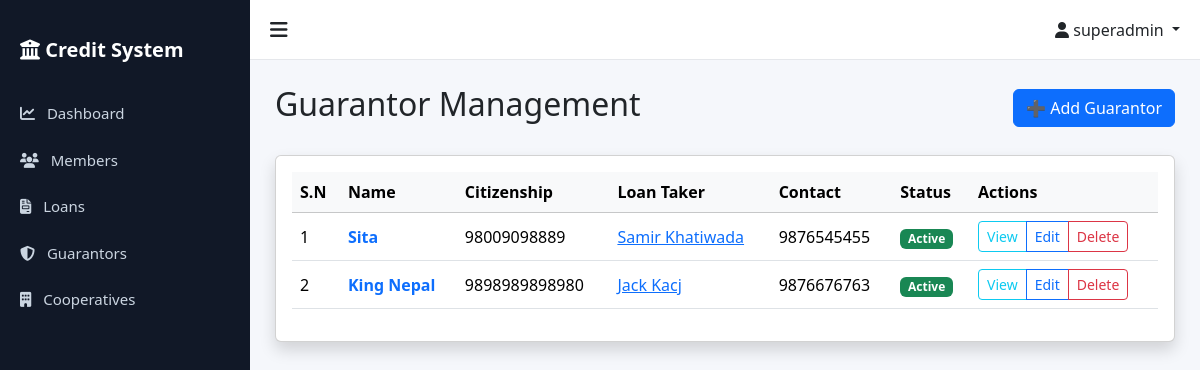
The page /loans/guarantors/ (signed in) on the database its author committed.
### accounts/models.py (models this page shows, shortened)
class User(AbstractUser):
    ROLE_CHOICES = (
        ('superadmin', 'Super Admin'),
        ('admin', 'Admin'),
        ('staff', 'Staff'),
    )
    role = models.CharField(max_length=20, choices=ROLE_CHOICES, default='staff')
    cooperative = models.ForeignKey(
        'cooperatives.Cooperative',
        on_delete=models.SET_NULL,
        null=True,
        blank=True,
        related_name='users',
        help_text="Null for Super Admin users"
    )
    class Meta:
        ordering = ['-date_joined']
        indexes = [
            models.Index(fields=['role']),
            models.Index(fields=['cooperative']),
        ]
    def is_superadmin(self):
        return self.role == 'superadmin'
    def is_admin(self):
        return self.role == 'admin'
    def is_staff_user(self):
        return self.role == 'staff'

### loans/models.py (models this page shows, shortened)
class Guarantor(models.Model):
    STATUS_CHOICES = [
        ('Active', 'Active'),
        ('Released', 'Released'),
    ]
    name = models.CharField(max_length=255)
    citizenship_number = models.CharField(max_length=50)
    loan = models.ForeignKey(Loan, on_delete=models.CASCADE, related_name="guarantors")
    member = models.ForeignKey(Member, on_delete=models.SET_NULL, null=True, blank=True, related_name="guaranteed_loans", help_text="Optional: If guarantor is also a member")
    contact_number = models.CharField(max_length=15)
    status = models.CharField(max_length=10, choices=STATUS_CHOICES, default='Active')

class Loan(models.Model):
    STATUS_CHOICES = [
        ('Active', 'Active'),
        ('Cleared', 'Cleared'),
        ('Overdue', 'Overdue'),
    ]
    loan_id = models.AutoField(primary_key=True)
    member = models.ForeignKey(
        Member,
        on_delete=models.CASCADE,
        related_name="loans"
    )
    cooperative = models.ForeignKey(
        Cooperative,
        on_delete=models.CASCADE,
        related_name="loans"
    )
    loan_amount = models.DecimalField(max_digits=12, decimal_places=2)
    interest_rate = models.DecimalField(
        max_digits=5,
        decimal_places=2,
        help_text="Interest rate in %"
    )
    loan_date = models.DateField()
    due_date = models.DateField()
    status = models.CharField(
        max_length=10,
        choices=STATUS_CHOICES,
        default="Active"
    )
    remaining_balance = models.DecimalField(
        max_digits=12,
        decimal_places=2,
        blank=True
    )
    created_by = models.ForeignKey(
        settings.AUTH_USER_MODEL,
        on_delete=models.SET_NULL,
        null=True
    )
    created_at = models.DateTimeField(auto_now_add=True)

### members/models.py (models this page shows, shortened)
class Member(models.Model):
    full_name = models.CharField(max_length=255)
    citizenship_number = models.CharField(max_length=50, unique=True)
    unique_system_id = models.CharField(max_length=20, unique=True, editable=False)
    address = models.TextField()
    phone = models.CharField(max_length=20)
    blacklist_status = models.BooleanField(default=False)
    cooperative = models.ForeignKey(
        'cooperatives.Cooperative',
        on_delete=models.CASCADE,
        related_name='members'
    )
    created_at = models.DateTimeField(auto_now_add=True)
    updated_at = models.DateTimeField(auto_now=True)
    class Meta:
        ordering = ['-created_at']
        indexes = [
            models.Index(fields=['citizenship_number']),
            models.Index(fields=['unique_system_id']),
            models.Index(fields=['blacklist_status']),
        ]

### loans/views.py (the view)
# urls.py: path('guarantors/', GuarantorListView.as_view(), name='guarantor_list'),
class GuarantorListView(StaffOrAdminMixin, LoginRequiredMixin, ListView):
    model = Guarantor
    template_name = 'loans/guarantor_list.html'
    context_object_name = 'guarantors'
    paginate_by = 10
    ordering = ['id']
    def get_queryset(self):
        qs = super().get_queryset()
        if not self.request.user.is_superadmin():
            qs = qs.filter(loan__cooperative=self.request.user.cooperative)
        return qs

### accounts/permissions.py (called while the page is built)
    def test_func(self):
        return self.request.user.is_authenticated and (
            self.request.user.is_staff_user() or
            self.request.user.is_admin() or
            self.request.user.is_superadmin()
        )

### templates/loans/guarantor_list.html (shortened to what this page needs)
{% extends "base.html" %}
{% block content %}
<div class="d-flex justify-content-between align-items-center mb-4">
    <h2>Guarantor Management</h2>
    <a href="{% url 'loans:add_guarantor' %}" class="btn btn-primary">➕ Add Guarantor</a>
</div>
<div class="card shadow">
    <div class="card-body">
        <div class="table-responsive">
            <table class="table table-hover align-middle">
                <thead class="table-light">
                    <tr>
                        <th>S.N</th>
                        <th>Name</th>
                        <th>Citizenship</th>
                        <th>Loan Taker</th>
                        <th>Contact</th>
                        <th>Status</th>
                        <th>Actions</th>
                    </tr>
                </thead>
                <tbody>
                    {% for guarantor in guarantors %}
                    <tr>
                        <td>{{ forloop.counter }}</td>
                        <td>
                            <a href="{% url 'loans:guarantor_detail' guarantor.pk %}"
                                class="text-decoration-none fw-bold">
                                {{ guarantor.name }}
                            </a>
                        </td>
                        <td>{{ guarantor.citizenship_number }}</td>
                        <td><a href="{% url 'loans:loan_detail' guarantor.loan.loan_id %}">{{ guarantor.loan.member.full_name }}</a></td>
                        <td>{{ guarantor.contact_number }}</td>
                        <td>
                            {% if guarantor.status == "Active" %}
                            <span class="badge bg-success">Active</span>
                            {% else %}
                            <span class="badge bg-secondary">Released</span>
                            {% endif %}
                        </td>
                        <td>
                            <div class="btn-group btn-group-sm">
                                <a href="{% url 'loans:guarantor_detail' guarantor.pk %}"
                                    class="btn btn-outline-info">View</a>
                                <a href="{% url 'loans:update_guarantor' guarantor.pk %}"
                                    class="btn btn-outline-primary">Edit</a>
                                {% if user.is_superadmin or user.is_admin %}
                                <a href="{% url 'loans:delete_guarantor' guarantor.pk %}"
                                    class="btn btn-outline-danger">Delete</a>
                                {% endif %}
                            </div>
                        </td>
                    </tr>
                    {% empty %}
                    <tr>
                        <td colspan="7" class="text-center py-4">No guarantors found.</td>
                    </tr>
                    {% endfor %}
                </tbody>
            </table>
        </div>
    </div>
</div>
{% endblock %}

### templates/base.html (shortened to what this page needs)
{% load static %}
<!DOCTYPE html>
<html lang="en">
<head>
    <link href="https://cdn.jsdelivr.net/npm/bootstrap@5.3.2/dist/css/bootstrap.min.css" rel="stylesheet">
    <link rel="stylesheet" href="https://cdnjs.cloudflare.com/ajax/libs/font-awesome/6.5.0/css/all.min.css">
</head>
<body>
    {% if user.is_authenticated %}
    <div id="sidebar" class="sidebar">
        <div class="sidebar-brand">
            <i class="fa-solid fa-building-columns"></i> Credit System
        </div>
        <a href="{% url 'accounts:dashboard' %}">
            <i class="fa-solid fa-chart-line me-2"></i> Dashboard
        </a>
        <a href="{% url 'members:member_list' %}">
            <i class="fa-solid fa-users me-2"></i> Members
        </a>
        <a href="{% url 'loans:loan_list' %}">
            <i class="fa-solid fa-file-invoice me-2"></i> Loans
        </a>
        <a href="{% url 'loans:guarantor_list' %}">
            <i class="fa-solid fa-shield-halved me-2"></i> Guarantors
        </a>
        {% if user.is_superadmin %} <a href="{% url 'cooperatives:list' %}"> <i class="fa-solid fa-building me-2"></i>
            Cooperatives </a>
        {% elif user.cooperative %} <a href="{% url 'cooperatives:detail' user.cooperative.pk %}"> <i
                class="fa-solid fa-handshake me-2"></i> My Cooperative </a>
        {% endif %}
    </div>
    {% endif %}
    <div id="mainContent" class="{% if user.is_authenticated %}main-content{% else %}container-fluid{% endif %}">
        {% if user.is_authenticated %}
        <div class="topbar">
            <div class="toggle-btn" onclick="toggleSidebar()">
                <i class="fa-solid fa-bars"></i>
            </div>
            <div>
                <div class="dropdown">
                    <a class="dropdown-toggle text-dark text-decoration-none" href="#" role="button"
                        data-bs-toggle="dropdown">
                        <i class="fa-solid fa-user"></i>
                        {{ user.username }}
                    </a>
                </div>
            </div>
        </div>
        {% endif %}
        <div class="page-content">
            {% block content %}
            {% endblock %}
        </div>
    </div>
</body>
</html>

### templates/base.html (style rules this page uses)
body { overflow-x: hidden; background: #f5f7fb; }
.sidebar { height: 100vh; width: 250px; position: fixed; top: 0; left: 0; background: #111827; padding-top: 20px; transition: all 0.3s; }
.sidebar a { color: #cbd5e1; padding: 12px 20px; display: block; text-decoration: none; font-size: 15px; }
.sidebar-brand { color: #fff; font-size: 20px; font-weight: 600; padding: 15px 20px; margin-bottom: 10px; }
.main-content { margin-left: 250px; transition: all 0.3s; }
.topbar { height: 60px; background: #fff; border-bottom: 1px solid #e5e7eb; display: flex; align-items: center; justify-content: space-between; padding: 0 20px; }
.toggle-btn { font-size: 20px; cursor: pointer; }
.page-content { padding: 25px; }

### rows shown on the page
User: username "superadmin"
Guarantor: name "Sita", citizenship_number "98009098889", loan.member.full_name "Samir Khatiwada", contact_number "9876545455", status "Active"
Guarantor: name "King Nepal", citizenship_number "9898989898980", loan.member.full_name "Jack Kacj", contact_number "9876676763", status "Active"
